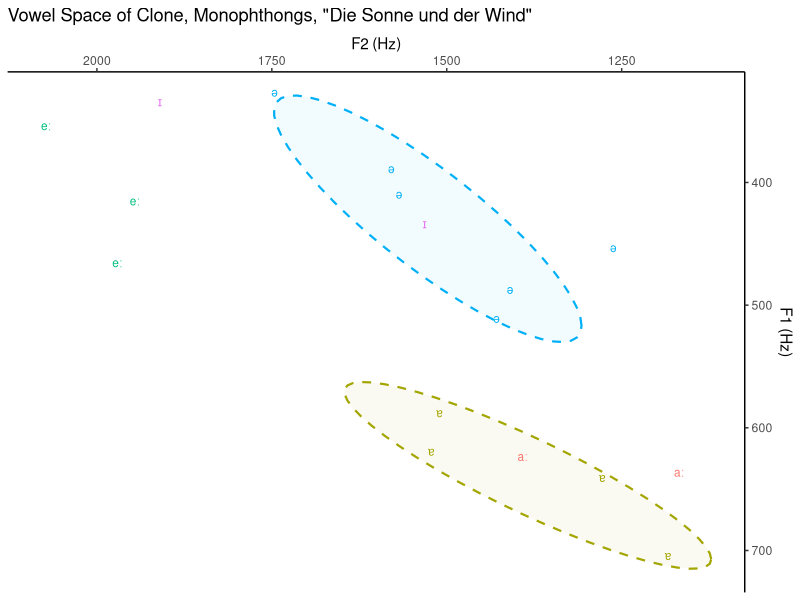

Source code (R):
library(dplyr)
library(ggplot2)


MONOPHTHONGS <- c("iː", "ɪ", "a", "aː", "ə", "ɛ", "eː", "ɐ", 
                  "ɔ", "oː", "ʊ", "uː", "œ", "øː", "ʏ", "yː")
NASALS <- c("n", "n̩", "m", "m̩", "ɲ", "ŋ")
LIQUIDS <- c("l", "l̩", "ʁ")


to_bark <- function(f) {
  return (13 * atan(0.00076 * f) + 3.5 * atan((f / 7500) ** 2))
}

# Read CSV
my_vowels <- read.csv("./formants.csv", sep = ";", nrows = 0) %>%
  filter(phone %in% MONOPHTHONGS, !(next_phone %in% c(NASALS, LIQUIDS)))

# Calculate bark formant values
my_vowels$b1 <- eval(to_bark(my_vowels$f1), my_vowels)
my_vowels$b2 <- eval(to_bark(my_vowels$f2), my_vowels)

# Plot
p <- my_vowels %>%
  ggplot(.)+
  aes(x = f2, y = f1, color = phone, label = phone)+
  stat_ellipse(type = "t", level = 0.67, linetype = 2, linewidth = 0.75,
               geom = "polygon", alpha = 0.05, aes(fill = phone))+
  theme_classic()+
  theme(legend.position = "none")+
  scale_x_reverse(position = "top", name = "F2 (Hz)")+
  scale_y_reverse(position = "right", name = "F1 (Hz)")+
  geom_text(hjust=0, vjust=0, size = 3)+
  ggtitle("Vowel Space of Clone, Monophthongs, \"Die Sonne und der Wind\"")

# Display plot
# ggsave("ggplot.pdf", device=cairo_pdf)
print(p)
